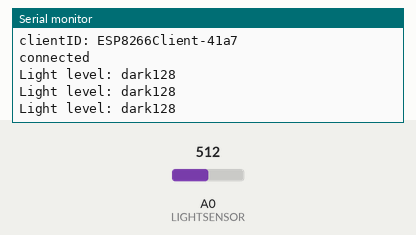
Bench run of a sketch on a simulated ESP8266 (NodeMCU). Parts: the last lines printed to the serial monitor. The inputs (shaded band) are chosen by the test bench; at power-on: A0 (LIGHTSENSOR) = 512. WiFi joins after 1.5 s; servers stay silent unless stated; random numbers use the default seed unless the sketch sets one; no MQTT or app messages arrive unless stated.

Above: at 3.7 s.
3.8 s: A0 (LIGHTSENSOR) set to 13
At 4.5 s:
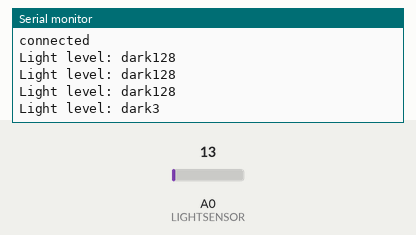
5.3 s: A0 (LIGHTSENSOR) set to 10
At 6.0 s:
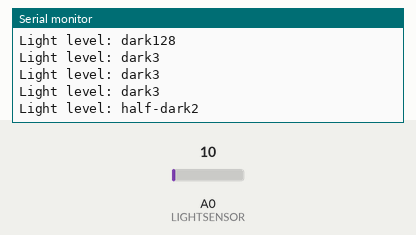

Measured:
- the behaviour switches between 12 and 11 on A0 (LIGHTSENSOR) (found by bisection; images 1 and 2)
- after the input at 3.8 s, the serial monitor: prints a new line after 0.27 s (image 1)
- after the input at 5.3 s, the serial monitor: prints a new line after 0.27 s (image 2)

The sketch:

requirement-B.ino
```cpp
#include <ESP8266WiFi.h>
#include <PubSubClient.h>
#define LIGHTSENSOR A0  // A/D Port
const char* ssid = "IoT-UNICA";
const char* password = "I@T-unic@2019";
const char* mqtt_server = "broker.mqtt-dashboard.com";
WiFiClient espClient;
PubSubClient client(espClient);
long lastMsg = 0;
char msg[50];
int value = 0;
int status = 0;

void setup() {
  Serial.begin(115200);
  delay(1000);
  setup_wifi();
  client.setServer(mqtt_server, 1883);
  client.setCallback(callback);
}
void setup_wifi() {
  delay(10);
  Serial.println("Attempting WIFI connection...");
  WiFi.begin(ssid, password);
  while (WiFi.status() != WL_CONNECTED) {
    Serial.print('.');
    delay(500);
  }
  Serial.println("WiFi connected");
}
void callback(char* topic, byte* payload, unsigned int length) {}

void reconnect() {
  while (!client.connected()) {
    Serial.println("Attempting MQTT connection...");
    String clientId = "ESP8266Client-";
    clientId += String(random(0xffff), HEX);
    if (client.connect(clientId.c_str())) {
      Serial.print("clientID: ");
      Serial.println(clientId);
      Serial.println("connected");
      client.subscribe("rxData");
    } else delay(6000);
  }
}
void loop() {
  if (!client.connected()) reconnect();
  client.loop();
  long now = millis();
  // Send sensor data at each second
  if (now - lastMsg > 500) {
    lastMsg = now;
    int value = analogRead(LIGHTSENSOR);  // read sensor data
    value/=4;
    String msg = "Light level: ";

    switch(value){
      case 0:
        msg+= "light";
      break;
      case 1:
        msg+= "half-light";
      break;
      case 2:
        msg+= "half-dark";
      break;
      default:
        msg+= "dark";
      break;
    }
    msg = msg + value;
    char message[58];
    msg.toCharArray(message, 58);
    Serial.println(message);
    // Publish sensor data to MQTT broker
    client.publish("sensorData", message);
  }
}
```
